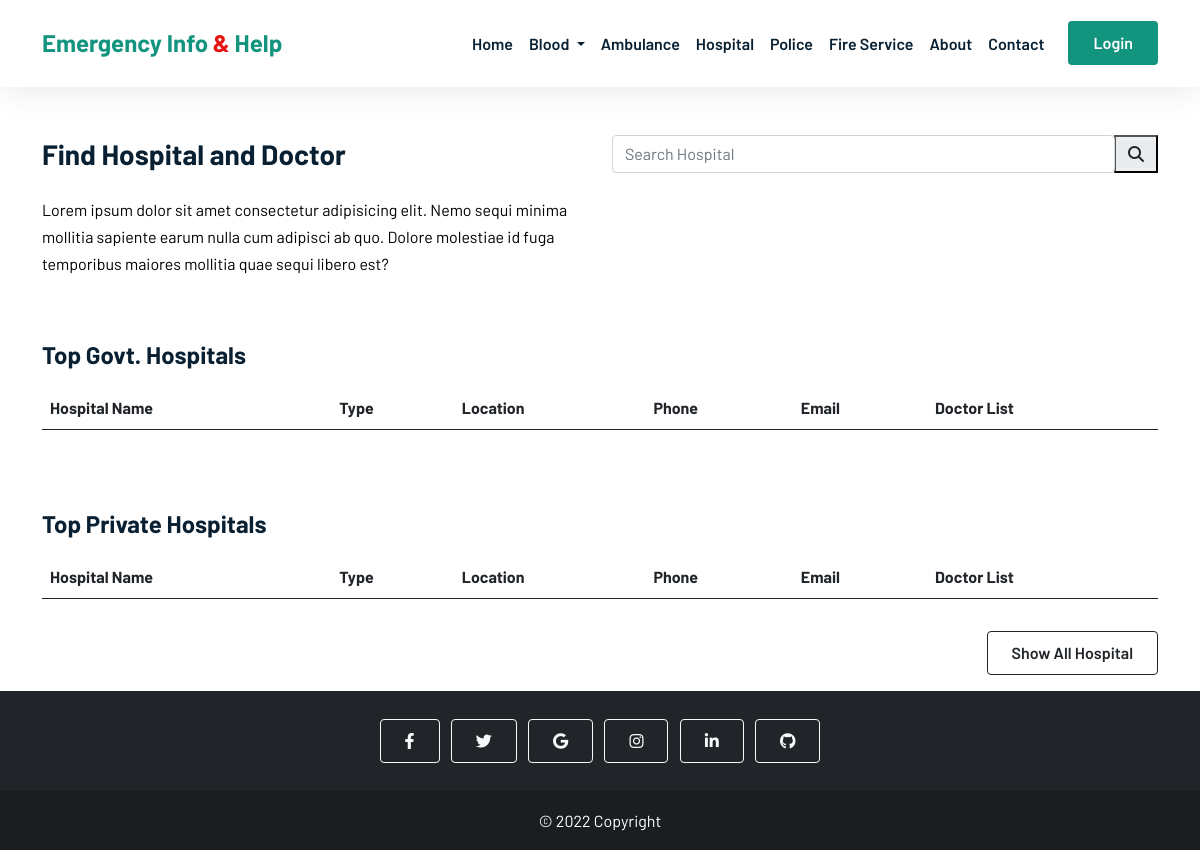
Page /hospital.php on the earlier database version.
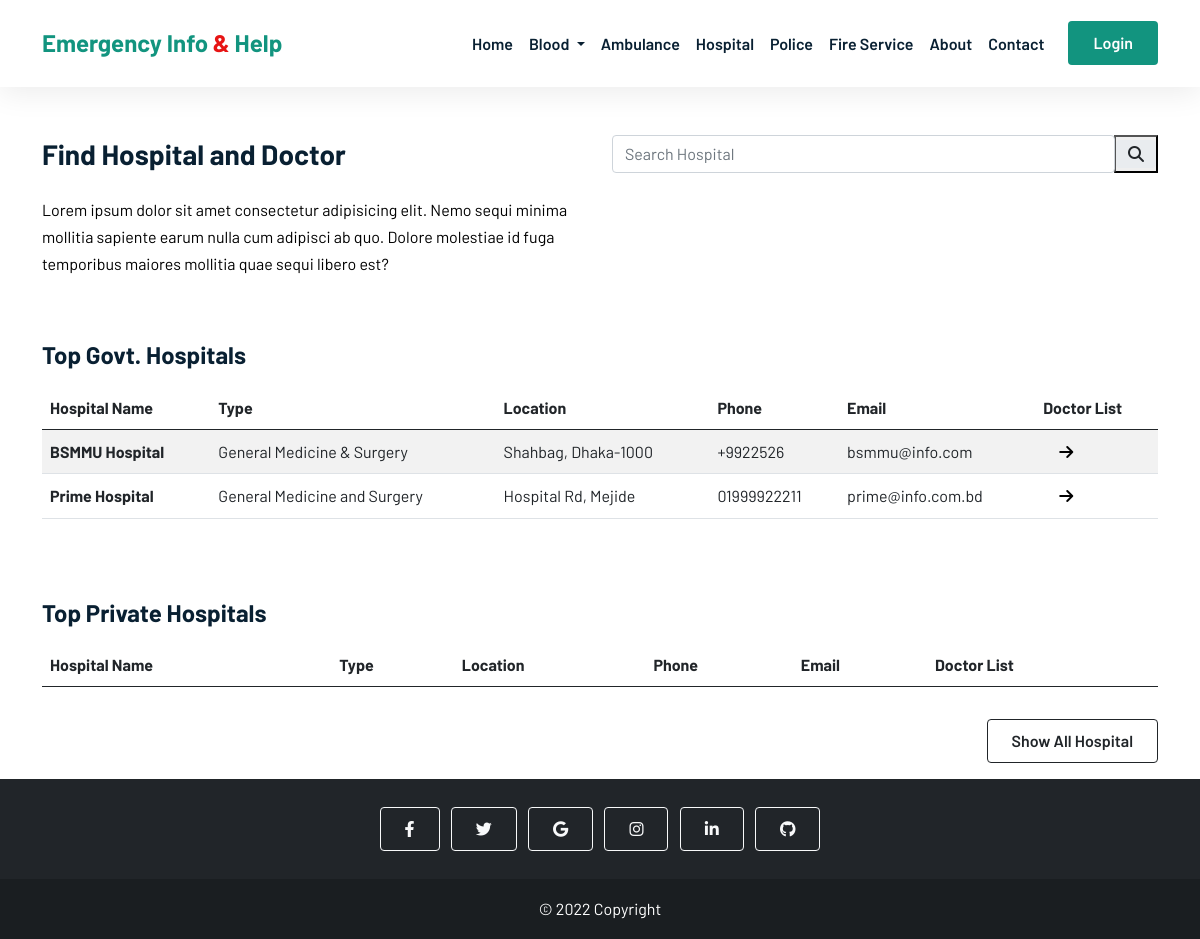
Same page on the later database version.
### tables this page shows
CREATE TABLE `hospital` (
  `id` int(255) NOT NULL,
  `hospital_name` varchar(255) NOT NULL,
  `email` varchar(32) NOT NULL,
  `phone` varchar(32) NOT NULL,
  `type` varchar(32) NOT NULL,
  `address` varchar(255) NOT NULL,
  `division` varchar(32) NOT NULL,
  `city` varchar(32) NOT NULL,
  `upazila` varchar(32) NOT NULL,
  `user_name` varchar(32) NOT NULL,
  `password` varchar(32) NOT NULL
);

### hospital.php (the view, shortened to what the changed rows need)
<?php
include_once 'config/db.php';
$sql = "SELECT * FROM `hospital`";
$results = $con->query($sql);
?>
<!DOCTYPE html>
<html lang="en">
<head>
  <link href="https://cdn.jsdelivr.net/npm/bootstrap@5.0.2/dist/css/bootstrap.min.css" rel="stylesheet" />
  <link rel="stylesheet" href="https://cdnjs.cloudflare.com/ajax/libs/font-awesome/6.1.1/css/all.min.css" />
  <link rel="stylesheet" href="css/style.css" />
</head>
<body>
  <main>
    <div class="container">
      <div class="row">
        <div class="col-lg-12">
          <table class="table table-striped">
            <thead>
              <tr>
                <th scope="col">Hospital Name</th>
                <th scope="col">Type</th>
                <th scope="col">Location</th>
                <th scope="col">Phone</th>
                <th scope="col">Email</th>
                <th scope="col">Doctor List</th>
              </tr>
            </thead>
            <tbody>
              <?php
              while ($row = $results->fetch_assoc()) :
              ?>
                <tr>
                  <th scope="row">
                    <?php echo $row['hospital_name'] ?>
                  </th>
                  <td><?php echo $row['type'] ?></td>
                  <td><?php echo $row['address'] ?></td>
                  <td><?php echo $row['phone'] ?></td>
                  <td><?php echo $row['email'] ?></td>
                  <td><a href="./hospital_doctor.php?h_id=<?php echo $row['id'] ?>"><i class="fa-solid fa-arrow-right  ps-3"></i></a></td>
                </tr>
              <?php
              endwhile ?>
            </tbody>
          </table>
        </div>
        <div class="col-lg-12 mt-5 mb-3">
          <table class="table table-striped">
            <thead>
              <tr>
                <th scope="col">Hospital Name</th>
                <th scope="col">Type</th>
                <th scope="col">Location</th>
                <th scope="col">Phone</th>
                <th scope="col">Email</th>
                <th scope="col">Doctor List</th>
              </tr>
            </thead>
          </table>
        </div>
      </div>
    </div>
  </main>
</body>
</html>

Differences in the rows shown:
added hospital: hospital_name "BSMMU Hospital", type "General Medicine & Surgery", address "Shahbag, Dhaka-1000", phone "+9922526", email "bsmmu@info.com"
added hospital: hospital_name "Prime Hospital", type "General Medicine and Surgery", address "Hospital Rd, Mejide", phone "01999922211", email "prime@info.com.bd"
